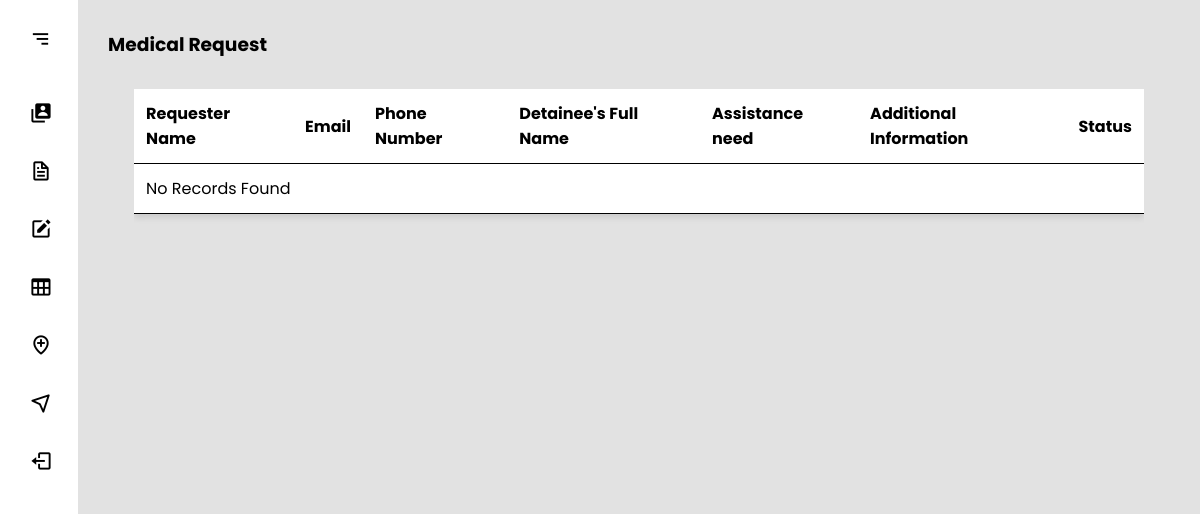
Before: /AdminSide/MedicalRequest.php with the older database file.
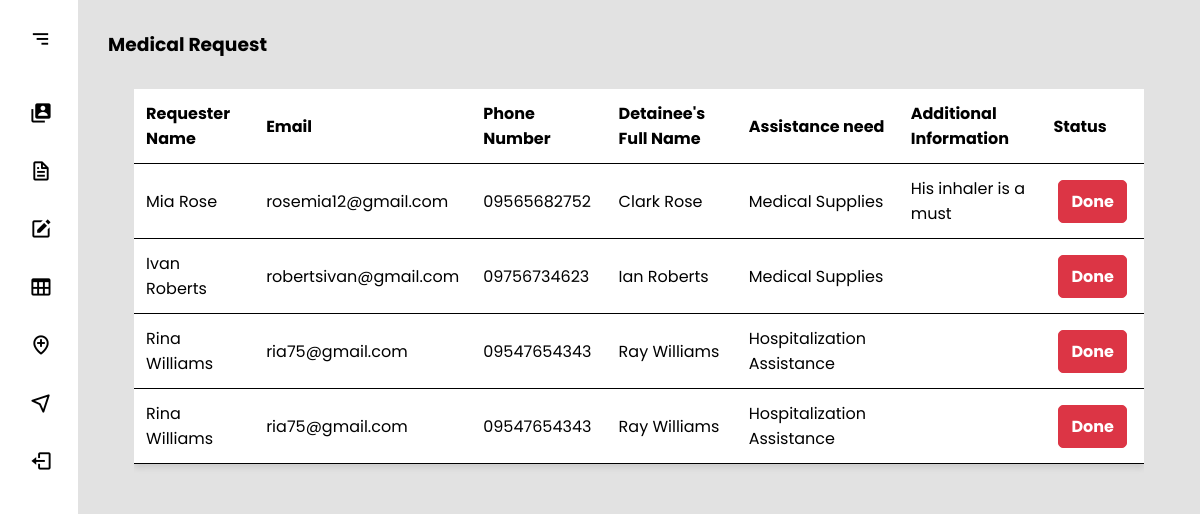
After: the same page with the newer database file.
### tables this page shows
CREATE TABLE `medical` (
  `id` int(11) NOT NULL,
  `fullname` varchar(255) NOT NULL,
  `email` varchar(255) NOT NULL,
  `phone_number` varchar(255) NOT NULL,
  `home_address` varchar(255) NOT NULL,
  `inmate_name` varchar(255) NOT NULL,
  `inmate_age` int(11) NOT NULL,
  `medical_condition` varchar(255) NOT NULL,
  `medical_history` varchar(255) NOT NULL,
  `assistance` varchar(255) NOT NULL,
  `additional_info` text NOT NULL,
  `terms` tinyint(1) NOT NULL
);

### AdminSide/MedicalRequest.php (the view, shortened to what this page needs)
<?php
include '../Backend/config.php';
?>
<!DOCTYPE html>
<html lang="en">
  <head>
    <link rel="stylesheet" href="../assets/style/sidebar.css" />
    <link rel="stylesheet" href="../assets/style/table.css" />
    <link
      href="https://unpkg.com/boxicons@2.1.4/css/boxicons.min.css"
      rel="stylesheet"
    />
  </head>
  <body>
    <section class="sidebar">
      <div class="nav-header">
        <i class="bx bx-menu-alt-right btn-menu"></i>
      </div>
      <ul class="nav-links">
        <li>
          <a href="dashboard.php">
            <i class='bx bxs-user-account'></i>
          </a>
        </li>
        <li>
          <a href="Records.php">
            <i class='bx bx-file' ></i>
          </a>
        </li>
        <li>
          <a href="VisitationLogs.php">
            <i class='bx bxs-edit'></i>
          </a>
        </li>
        <li>
          <a href="VisitationRequest.php">
            <i class='bx bx-table'></i>
          </a>
        </li>
        <li>
          <a href="MedicalRequest.php">
            <i class='bx bx-location-plus' ></i>
          </a>
        </li>
        <li>
          <a href="DetaineeUpdate.php">
            <i class='bx bx-navigation' ></i>
          </a>
        </li>
        <li>
          <a href="../Backend/logout.php">
            <i class='bx bx-log-out'></i>
          </a>
        </li>
      </ul>
    </section>
    <section class="home">
      <h3 class="section-title">Medical Request</h3>
      <div class="body">
        <div class="table-container">
          <table class="minimalist-table">
            <thead>
              <tr>
                <th>Requester Name</th>
                <th>Email</th>
                <th>Phone Number</th>
                <th>Detainee's Full Name</th>
                <th>Assistance need</th>
                <th>Additional Information</th>
                <th>Status</th>
              </tr>
            </thead>
            <tbody>
            <?php
            $query = "SELECT * FROM medical WHERE terms = '1'";
            $result = mysqli_query($connect, $query);
            if (mysqli_num_rows($result) > 0) {
              while ($row = mysqli_fetch_assoc($result)) {
                  echo "<tr>";
                  echo "<td>" . $row['fullname'] . "</td>";
                  echo "<td>" . $row['email'] . "</td>";
                  echo "<td>" . $row['phone_number'] . "</td>";
                  echo "<td>" . $row['inmate_name'] . "</td>";
                  echo "<td>" . $row['assistance'] . "</td>";
                  echo "<td>" . $row['additional_info'] . "</td>";
                  echo '<td>
                  <a href="#"
                     onclick="if(confirm(\'Are you sure you want to mark this as done?\')) { window.location.href=\'../Backend/MedicalUpdate.php?regID=' . $row['id'] . '\'; }"
                     class="approve-btn">Done</a>
                </td>';
                  echo "</tr>";
              }
          } else {
              echo "<tr><td colspan='7' class='text-center'>No Records Found</td></tr>";
          }
            ?>
          </tbody>
          </table>
        </div>
      </div>
    </section>
  </body>
</html>

### assets/style/sidebar.css (style rules this page uses)
* { margin: 0; padding: 0; box-sizing: border-box; font-family: "Poppins", sans-serif; --color-hover: #222; --transition: all 0.2s ease; }
.sidebar { position: fixed; top: 0; left: 0; z-index: 100; width: 78px; height: 100%; background: #fff; padding: 8px 16px; transition: var(--transition); }
.nav-header { height: 60px; display: flex; align-items: center; position: relative; }
.nav-header .btn-menu { position: absolute; color: #000; top: 50%; right: 0; transform: translateY(-50%); font-size: 23px; cursor: pointer; margin-right: 10px; }
.nav-links { margin-top: 20px; height: 100%; }
.nav-links li { position: relative; margin: 8px 0; list-style: none; }
.nav-links i { color: #000; height: 50px; min-width: 50px; font-size: 23px; text-align: center; line-height: 50px; }
.nav-links li a { display: flex; height: 100%; width: 100%; border-radius: 12px; align-items: center; text-decoration: none; background: #fff; }
.home { position: relative; top: 0; left: 78px; width: calc(100% - 78px); min-height: 100vh; background: #e2e2e2; z-index: 6; transition: var(--transition); }

### assets/style/table.css (style rules this page uses)
.section-title { padding: 30px; }
.body { display: flex; justify-content: center; align-items: center; margin: 0; }
.table-container { width: 90%; overflow-x: auto; height: 83vh; overflow-y: auto; }
.minimalist-table { width: 100%; border-collapse: collapse; background-color: #fff; color: #000; box-shadow: 0px 4px 6px rgba(0, 0, 0, 0.1); }
.minimalist-table th, .minimalist-table td { padding: 12px; text-align: left; border-bottom: 1px solid #000; }
.minimalist-table th { font-weight: bold; }
.minimalist-table a { text-decoration: none; padding: 8px 12px; margin: 0 5px; border-radius: 5px; display: inline-block; font-weight: bold; text-align: center; }
.minimalist-table a[href='#']:first-child { background-color: #28a745; color: white; border: 1px solid #28a745; transition: background-color 0.3s ease, border-color 0.3s ease; }
.minimalist-table a[href='#']:last-child { background-color: #dc3545; color: white; border: 1px solid #dc3545; transition: background-color 0.3s ease, border-color 0.3s ease; }
.approve-btn { color: white; background-color: green; padding: 5px 10px; border-radius: 5px; text-decoration: none; }

Changed rows visible on the page:
added medical: fullname "Mia Rose", email "rosemia12@gmail.com", phone_number "09565682752", inmate_name "Clark Rose", assistance "Medical Supplies", additional_info "His inhaler is a must"
added medical: fullname "Ivan Roberts", email "robertsivan@gmail.com", phone_number "09756734623", inmate_name "Ian Roberts", assistance "Medical Supplies"
added medical: fullname "Rina Williams", email "ria75@gmail.com", phone_number "09547654343", inmate_name "Ray Williams", assistance "Hospitalization Assistance"
added medical: fullname "Rina Williams", email "ria75@gmail.com", phone_number "09547654343", inmate_name "Ray Williams", assistance "Hospitalization Assistance"
Other visible differences:
text no longer shown: "No Records Found"
